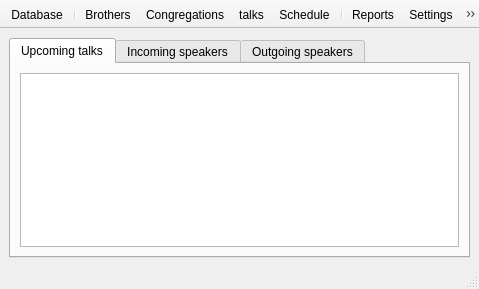
<?xml version="1.0" encoding="UTF-8"?>
<ui version="4.0">
 <class>MainWindow</class>
 <widget class="QMainWindow" name="MainWindow">
  <property name="geometry">
   <rect>
    <x>0</x>
    <y>0</y>
    <width>479</width>
    <height>289</height>
   </rect>
  </property>
  <property name="windowTitle">
   <string>tcHelper</string>
  </property>
  <widget class="QWidget" name="centralwidget">
   <layout class="QVBoxLayout" name="verticalLayout">
    <item>
     <widget class="QTabWidget" name="tabWidget">
      <property name="currentIndex">
       <number>0</number>
      </property>
      <widget class="QWidget" name="tab">
       <attribute name="title">
        <string>Upcoming talks</string>
       </attribute>
       <layout class="QGridLayout" name="gridLayout">
        <item row="0" column="0">
         <widget class="QTableWidget" name="table_upcoming_talks"/>
        </item>
       </layout>
      </widget>
      <widget class="QWidget" name="tab_2">
       <attribute name="title">
        <string>Incoming speakers</string>
       </attribute>
      </widget>
      <widget class="QWidget" name="tab_3">
       <attribute name="title">
        <string>Outgoing speakers</string>
       </attribute>
      </widget>
     </widget>
    </item>
   </layout>
  </widget>
  <widget class="QStatusBar" name="statusbar"/>
  <widget class="QToolBar" name="toolBar">
   <property name="sizeIncrement">
    <size>
     <width>0</width>
     <height>0</height>
    </size>
   </property>
   <property name="windowTitle">
    <string>toolBar</string>
   </property>
   <property name="layoutDirection">
    <enum>Qt::LeftToRight</enum>
   </property>
   <property name="autoFillBackground">
    <bool>false</bool>
   </property>
   <property name="movable">
    <bool>false</bool>
   </property>
   <property name="iconSize">
    <size>
     <width>43</width>
     <height>43</height>
    </size>
   </property>
   <property name="floatable">
    <bool>true</bool>
   </property>
   <attribute name="toolBarArea">
    <enum>TopToolBarArea</enum>
   </attribute>
   <attribute name="toolBarBreak">
    <bool>false</bool>
   </attribute>
   <addaction name="actionDatabase"/>
   <addaction name="separator"/>
   <addaction name="actionBrothers"/>
   <addaction name="actionCongregation"/>
   <addaction name="actionTalks"/>
   <addaction name="actionSchedule"/>
   <addaction name="separator"/>
   <addaction name="actionReports"/>
   <addaction name="actionSettings"/>
   <addaction name="separator"/>
   <addaction name="actionExit"/>
  </widget>
  <action name="actionDatabase">
   <property name="icon">
    <iconset resource="resource/icons.qrc">
     <normaloff>:/MainWindow/database.png</normaloff>:/MainWindow/database.png</iconset>
   </property>
   <property name="text">
    <string>Database</string>
   </property>
   <property name="toolTip">
    <string>Tools relating to the database.</string>
   </property>
  </action>
  <action name="actionBrothers">
   <property name="icon">
    <iconset resource="resource/icons.qrc">
     <normaloff>:/MainWindow/system-users.png</normaloff>:/MainWindow/system-users.png</iconset>
   </property>
   <property name="text">
    <string>Brothers</string>
   </property>
   <property name="toolTip">
    <string>List of brothers to use.</string>
   </property>
  </action>
  <action name="actionReports">
   <property name="icon">
    <iconset resource="resource/icons.qrc">
     <normaloff>:/MainWindow/x-office-presentation.png</normaloff>:/MainWindow/x-office-presentation.png</iconset>
   </property>
   <property name="text">
    <string>Reports</string>
   </property>
   <property name="toolTip">
    <string>Produce reports.</string>
   </property>
  </action>
  <action name="actionSettings">
   <property name="icon">
    <iconset resource="resource/icons.qrc">
     <normaloff>:/MainWindow/preferences-system.png</normaloff>:/MainWindow/preferences-system.png</iconset>
   </property>
   <property name="text">
    <string>Settings</string>
   </property>
   <property name="toolTip">
    <string>Settings for pyTalkManager.</string>
   </property>
  </action>
  <action name="actionCongregation">
   <property name="icon">
    <iconset resource="resource/icons.qrc">
     <normaloff>:/MainWindow/go-home.png</normaloff>:/MainWindow/go-home.png</iconset>
   </property>
   <property name="text">
    <string>Congregations</string>
   </property>
   <property name="toolTip">
    <string>List of congregations</string>
   </property>
  </action>
  <action name="actionExit">
   <property name="icon">
    <iconset resource="resource/icons.qrc">
     <normaloff>:/MainWindow/system-log-out.png</normaloff>:/MainWindow/system-log-out.png</iconset>
   </property>
   <property name="text">
    <string>Exit</string>
   </property>
  </action>
  <action name="actionSchedule">
   <property name="icon">
    <iconset resource="resource/icons.qrc">
     <normaloff>:/MainWindow/schedule.png</normaloff>:/MainWindow/schedule.png</iconset>
   </property>
   <property name="text">
    <string>Schedule</string>
   </property>
   <property name="toolTip">
    <string>Set schedule</string>
   </property>
  </action>
  <action name="actionTalks">
   <property name="icon">
    <iconset resource="resource/icons.qrc">
     <normaloff>:/MainWindow/text-x-generic.png</normaloff>:/MainWindow/text-x-generic.png</iconset>
   </property>
   <property name="text">
    <string>talks</string>
   </property>
   <property name="toolTip">
    <string>List of talk outlines</string>
   </property>
  </action>
 </widget>
 <resources>
  <include location="resource/icons.qrc"/>
 </resources>
 <connections>
  <connection>
   <sender>actionExit</sender>
   <signal>triggered()</signal>
   <receiver>MainWindow</receiver>
   <slot>close()</slot>
   <hints>
    <hint type="sourcelabel">
     <x>-1</x>
     <y>-1</y>
    </hint>
    <hint type="destinationlabel">
     <x>239</x>
     <y>144</y>
    </hint>
   </hints>
  </connection>
 </connections>
</ui>
